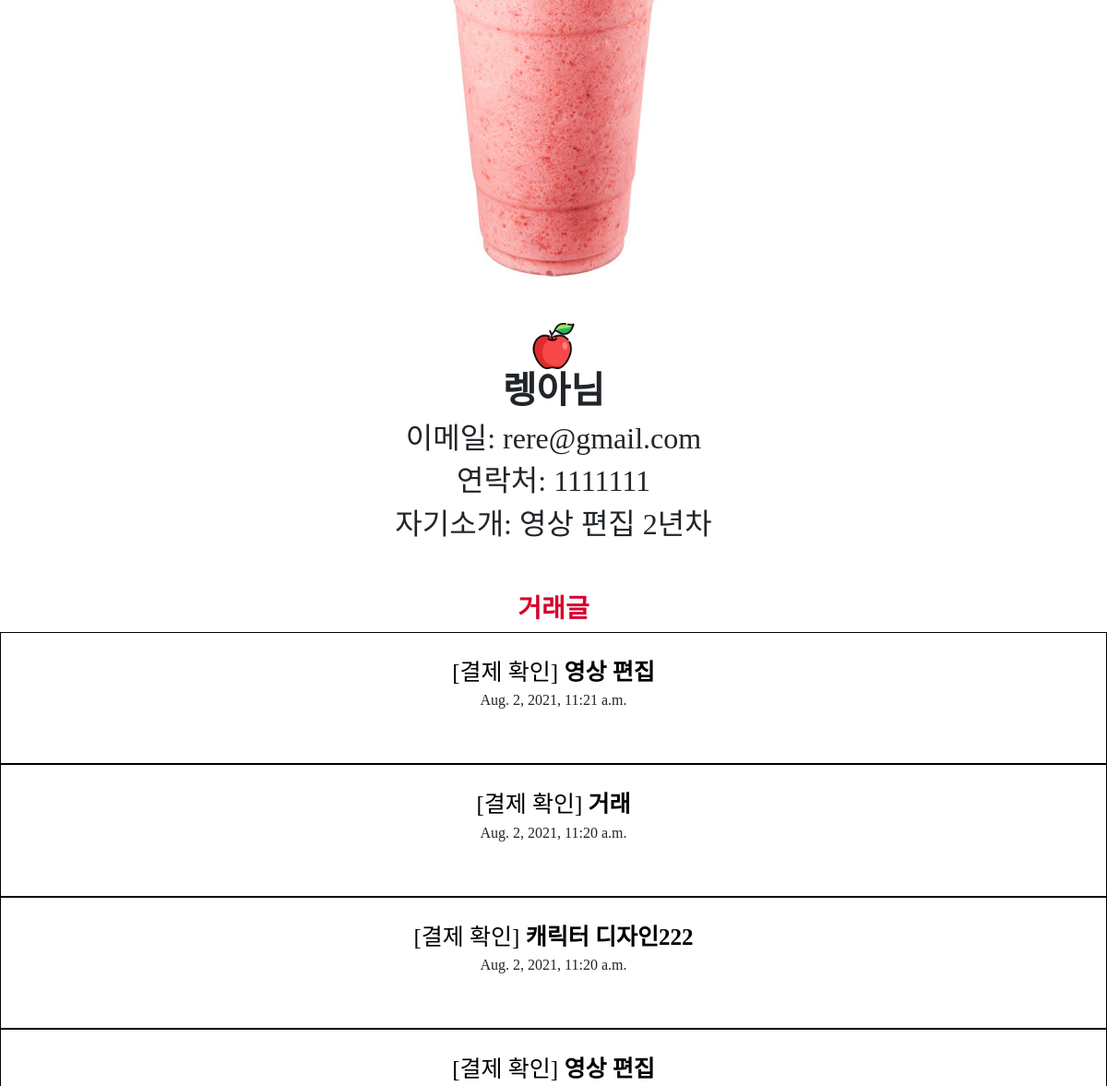
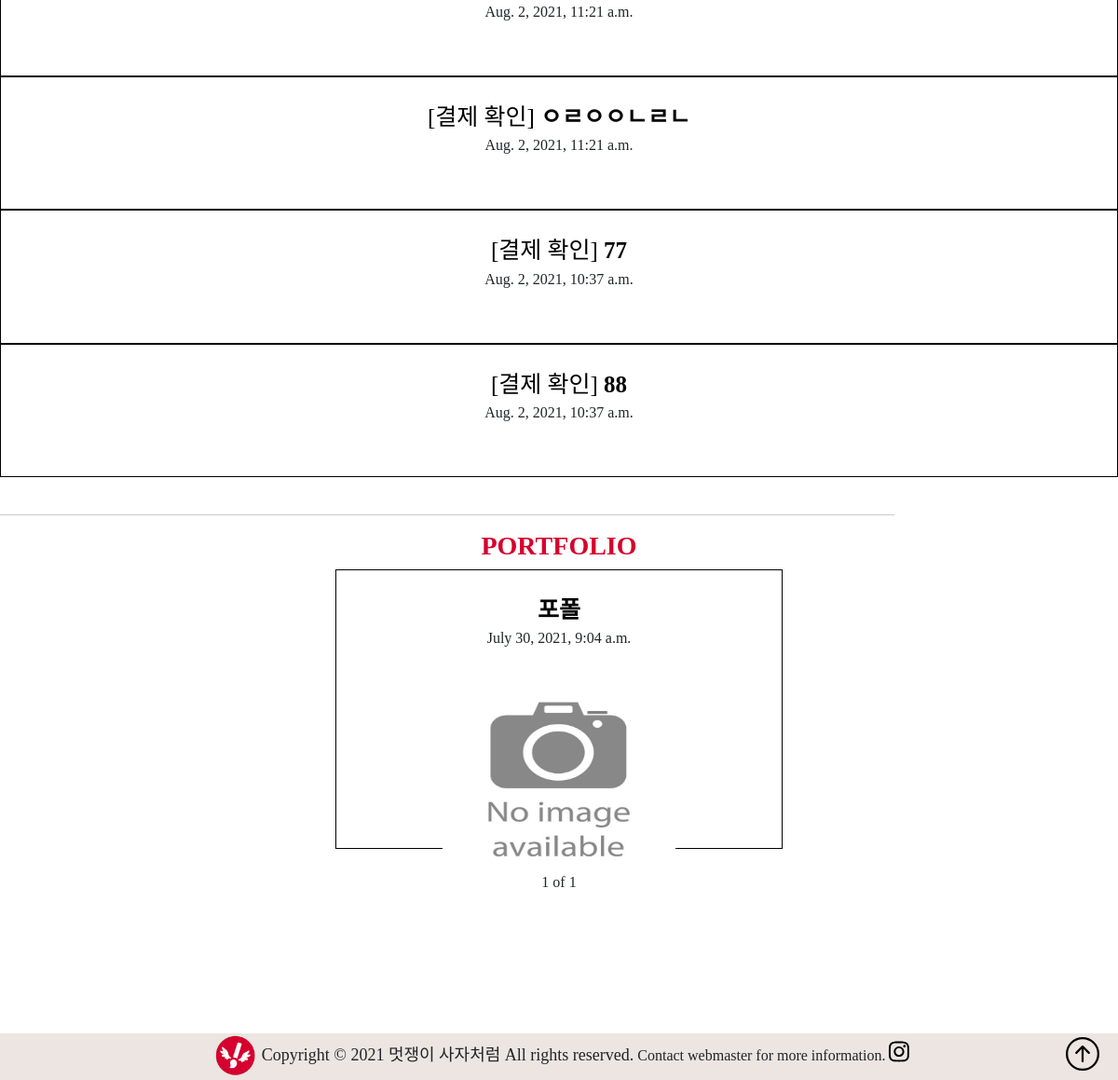
The app's page /portfolio/ (signed in, lower part), older data (2 pictures, top to bottom).
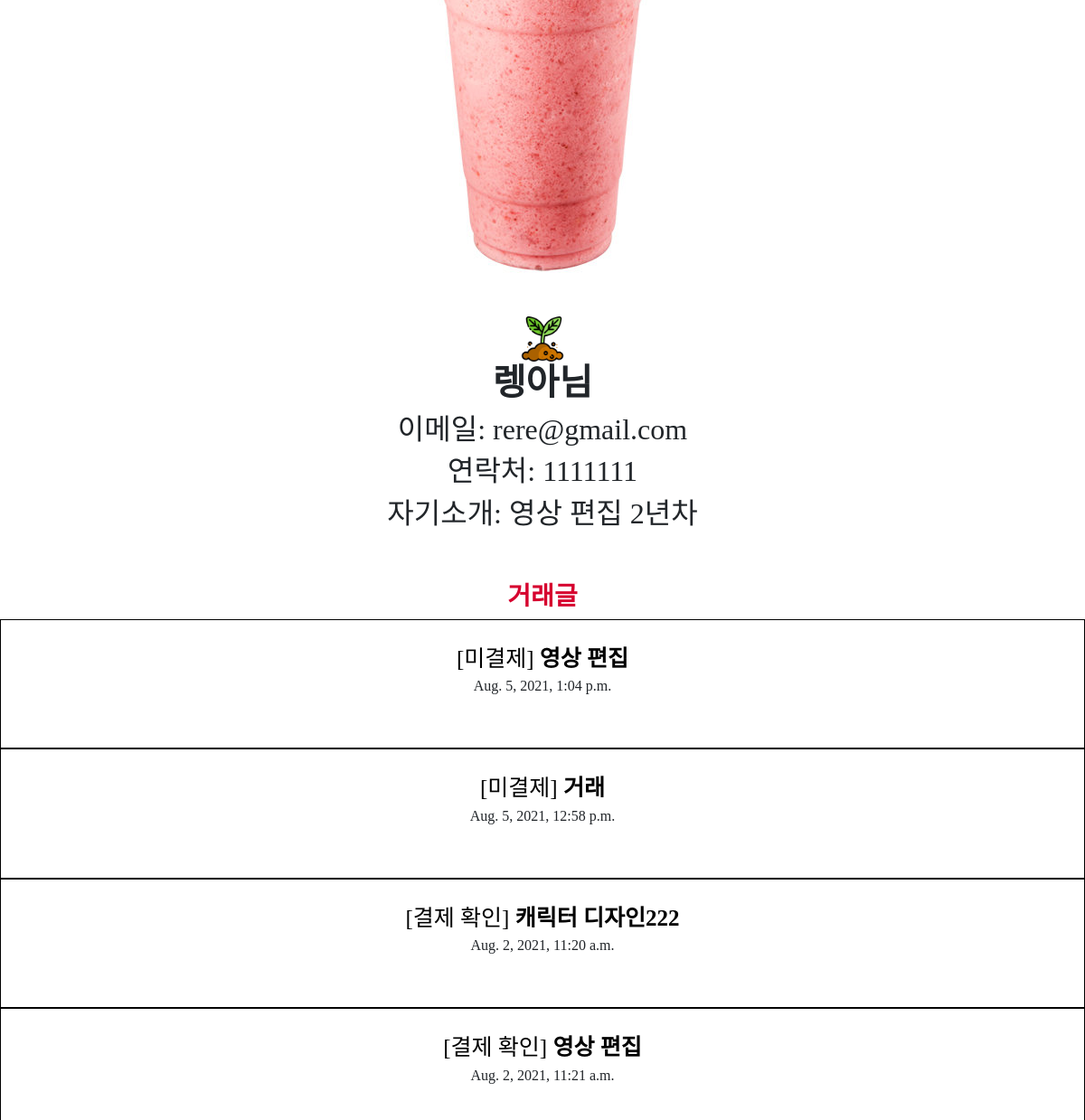
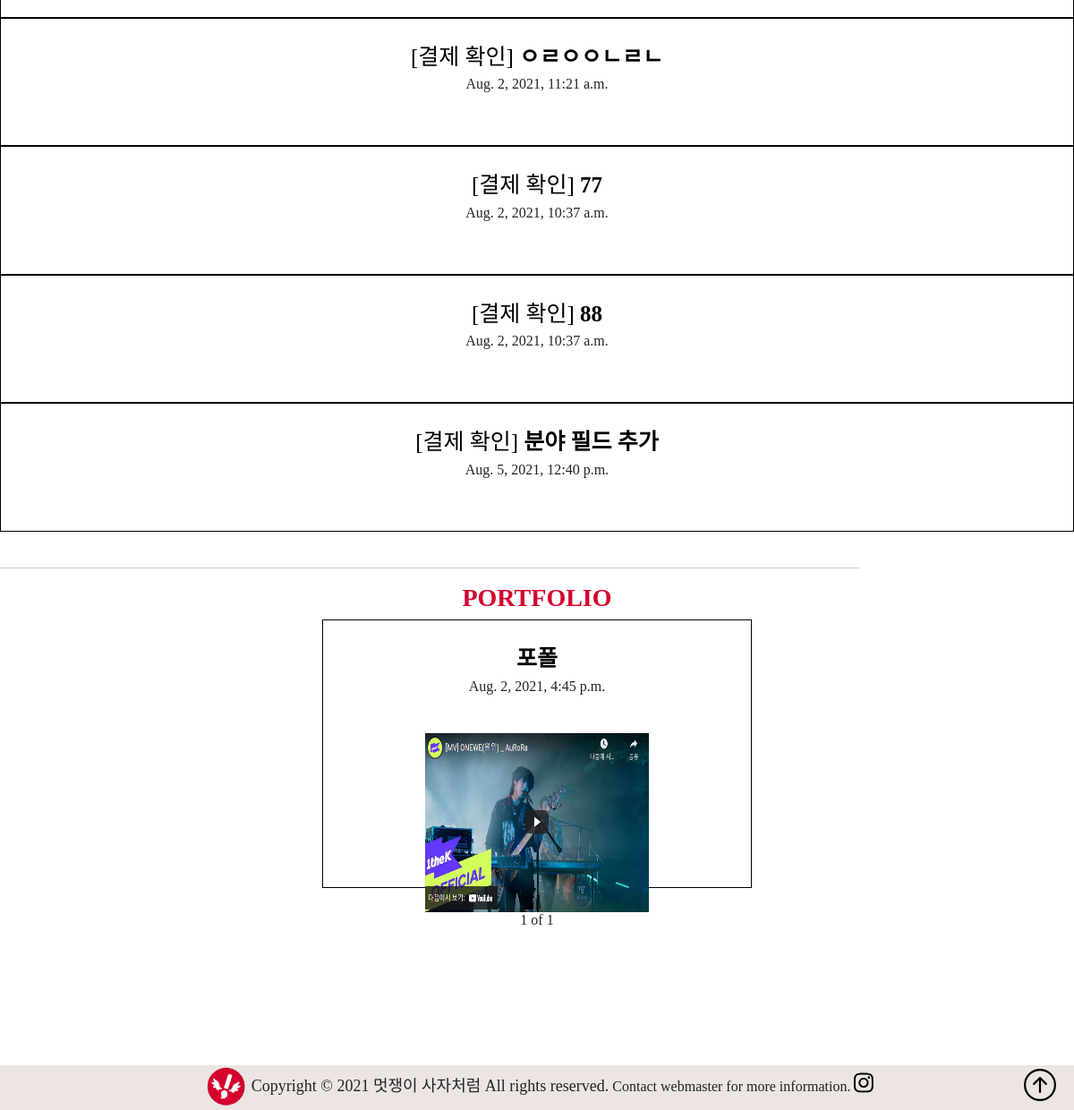
The same page, newer data (2 pictures, top to bottom).
### user/models.py (models this page shows, shortened)
class CustomUser(AbstractUser):
    name = models.CharField(max_length=200)     # username을 id로 사용해서 필요없는 이메일을 사용자 이름으로 변경
    nickname = models.CharField(max_length=200)
    account = models.CharField(max_length=200)
    cr_id = models.ForeignKey(Career, on_delete=models.CASCADE, related_name='users', null=True)
    field_id = models.ForeignKey(Field, on_delete=models.CASCADE, related_name='users', null=True)

### portfolio/models.py (models this page shows, shortened)
class Profile(models.Model):
    user = models.OneToOneField(CustomUser, on_delete=models.CASCADE, primary_key=True)
    profile_image = models.ImageField(blank=True, upload_to="images/", null=True)
    email = models.CharField(max_length=200, null=True, blank=True)
    phone_number = models.CharField(max_length=200, null=True, blank=True)
    introduce = models.TextField(null=True, blank=True)

class Business(models.Model):
    deal_title = models.CharField(max_length=200)
    deal_content = models.TextField()
    deal_date = models.DateTimeField()
    u_id = models.ForeignKey(CustomUser, on_delete=models.CASCADE, related_name='business', null=True)
    price = models.CharField(max_length=200)
    status = models.CharField(
        max_length=9,
        choices=(
            ('ready', '미결제'),
            ('paid', '결제완료'),
        ),
        default='ready',
        db_index=True)
    field_id = models.ForeignKey(Field, on_delete=models.CASCADE, related_name='business', null=True)

class Portfolio(models.Model):
    pf_title = models.CharField(max_length=200)
    pf_content = models.TextField()
    pf_attach = models.ImageField(blank=True, upload_to="images/", null=True)    # 썸네일
    pf_date = models.DateTimeField()
    user_id = models.ForeignKey(CustomUser, on_delete=models.CASCADE, related_name='portfolios', null=True)    # 글 작성자
    f_id = models.ForeignKey(Field, on_delete=models.CASCADE, related_name='portfolios', null=True)            # 포트폴리오 분야

### portfolio/views.py (the view)
# urls.py: path('', views.mypage, name='mypage'),
def mypage(request):
    if not request.user.is_active:
        return render(request, 'user/signin.html')
    user = request.user
    portfolios = Portfolio.objects.filter(user_id=user).order_by('-pf_date')
    paginator = Paginator(portfolios, 6)
    page = request.GET.get('page')
    portfolios = paginator.get_page(page)
    business  = Business.objects.all()
    pay = Business.objects.filter(status = "paid").filter(u_id = user)
    grade = ""
    top = ""
    if pay.count() > 2 and pay.count() < 7:
        grade = "2"
        user.cr_id = Career.objects.get(user_ap = "전문가")
        user.save()
    elif pay.count() > 6:
        grade = ""
        top = "3"
    return render(request, 'portfolio/mypage.html', {'portfolios':portfolios,'business':business, 'grade':grade, 'top':top})

### portfolio/templates/portfolio/mypage.html (shortened to what this page needs)
{% extends 'portfolio/base.html' %}
{% load static %}
{% block content %}
<link rel="stylesheet" type="text/css" href="/static/portfolio/css/mypage.css">
<br>
<div class="profile">
    <div class="proimg">
        {% if user.profile.profile_image %}
        <img src="{{ user.profile.profile_image.url }}">
        {% else %}
        <img src="{% static 'portfolio/img/기본프로필.jpg' %}">
        {% endif %}
    </div>
    <div class="procon">
        {% if grade %}
            <img src="{% static 'portfolio/img/two.png' %}" width="50px" hegiht="50px">
        {% elif top %}
            <img src="{% static 'portfolio/img/three.png' %}" width="50px" hegiht="50px">
        {% else %}
            <img src="{% static 'portfolio/img/one.png' %}" width="50px" hegiht="50px">
        {% endif %}
        <h1><b>{{ user.nickname }}</b></h1>
        <h2>이메일: {{ user.profile.email }}</h2>
        <h2>연락처: {{ user.profile.phone_number }}</h2>
        <h2>자기소개: {{ user.profile.introduce }}</h2>
    </div>
<br>
</div>
<br>
<h3 style="color: #D6002E;"><b>거래글</b></h3>
<div class="mypf">
    {% for b in business %}
    {% if b.u_id == user %}
    <div class="deal" style="border: 1px solid black;">
        <br>
        <a style="font-size: 25px;" href="{% url 'dealdetail' b.id %}">
            {% if b.status == "ready" %}
            [미결제]
            {% elif b.status == "paid" %}
            [결제 확인]
            {% endif %}
            <b>{{b.deal_title}}</b></a>
        <p class="date">{{ b.deal_date }}</p>
        <br>
        {% endif %}
    </div>
</div>
{% endfor %}
<br>
<hr>
<h3 style="color: #D6002E;"><b>PORTFOLIO</b></h3>
<div class="mypf">
    <div>
    {% for p in portfolios %}
    <div class="pf" style="border: 1px solid black;">
        <br>
        <a style="font-size: 25px;" href="{% url 'pfdetail' p.id %}"><b>{{p.pf_title}}</b></a>
        <p>{{ p.pf_date }}</p>
        <br>
        <div class="word">
            {% if p.pf_attach %}
            <img src="{{ p.pf_attach.url }}" width="250" height="250" alt="포트폴리오 썸네일">
            {% else %}
            <img src="{% static 'portfolio/img/이미지없음.jpg' %}" width="200px" hegiht="200px">
            {% endif %}
            </div>
    </div>
    </div>
    {% endfor %}
</div>
<span>{{ portfolios.number }}</span>
<span>of</span>
<span>{{ portfolios.paginator.num_pages }}</span>
{% endblock %}

### portfolio/templates/portfolio/base.html (shortened to what this page needs)
{% load static %}
<!DOCTYPE html>
<html lang="en">
<head>
    <link href="https://cdn.jsdelivr.net/npm/bootstrap@5.0.0-beta2/dist/css/bootstrap.min.css" rel="stylesheet">
    <link rel="stylesheet" type="text/css" href="/static/portfolio/css/base.css">
</head>
<body>
    {% block content %}
    {% endblock %}
    <a style="display:scroll;position:fixed;bottom:10px;right:10px;" href="#">
    </a>
<footer>
    <div style="text-align: center;">
        <img src="/static/portfolio/img/pore_logo2.png" alt="logo" height="50px" style="vertical-align:middle;">
          <span style="margin-top:20px;font-size:18px;" >Copyright © 2021 멋쟁이 사자처럼 All rights reserved.</span>
          <span>Contact webmaster for more information.</span>
          <a href="https://instagram.com/likelion_skhu?utm_medium=copy_link">
            <i class="fab fa-instagram" style="font-size: 25px;"></i></a>
        </div>
</footer>
</body>
</html>

### portfolio/static/portfolio/css/base.css (style rules this page uses)
a:link { color: black; text-decoration: none; }
footer { font-family: 'GongGothicMedium'; margin-top: 150px; background: #ECE5E1; }

### portfolio/static/portfolio/css/mypage.css (style rules this page uses)
body { text-align: center; font-family: 'GongGothicMedium'; }
hr { width: 80%; }
.pf { margin: 0 auto; width: 40%; height: 300px; max-height: 300px; margin-bottom: 3vh; text-align: center; }
.pf img { width: 250px; max-width: 250px; height: 200px; max-height: 200px; display: block; margin : auto; }

Row changes from the older to the newer data that the page shows:
changed Business: deal_date "Aug. 2, 2021, 11:21 a.m." → "Aug. 5, 2021, 1:04 p.m."; status "[결제 확인]" → "[미결제]"
changed Business "거래": deal_date "Aug. 2, 2021, 11:20 a.m." → "Aug. 5, 2021, 12:58 p.m."; status "[결제 확인]" → "[미결제]"
added Business: status "[결제 확인]", deal_title "분야 필드 추가", deal_date "Aug. 5, 2021, 12:40 p.m."
changed Portfolio "포폴": pf_date "July 30, 2021, 9:04 a.m." → "Aug. 2, 2021, 4:45 p.m."; pf_attach: picture added
